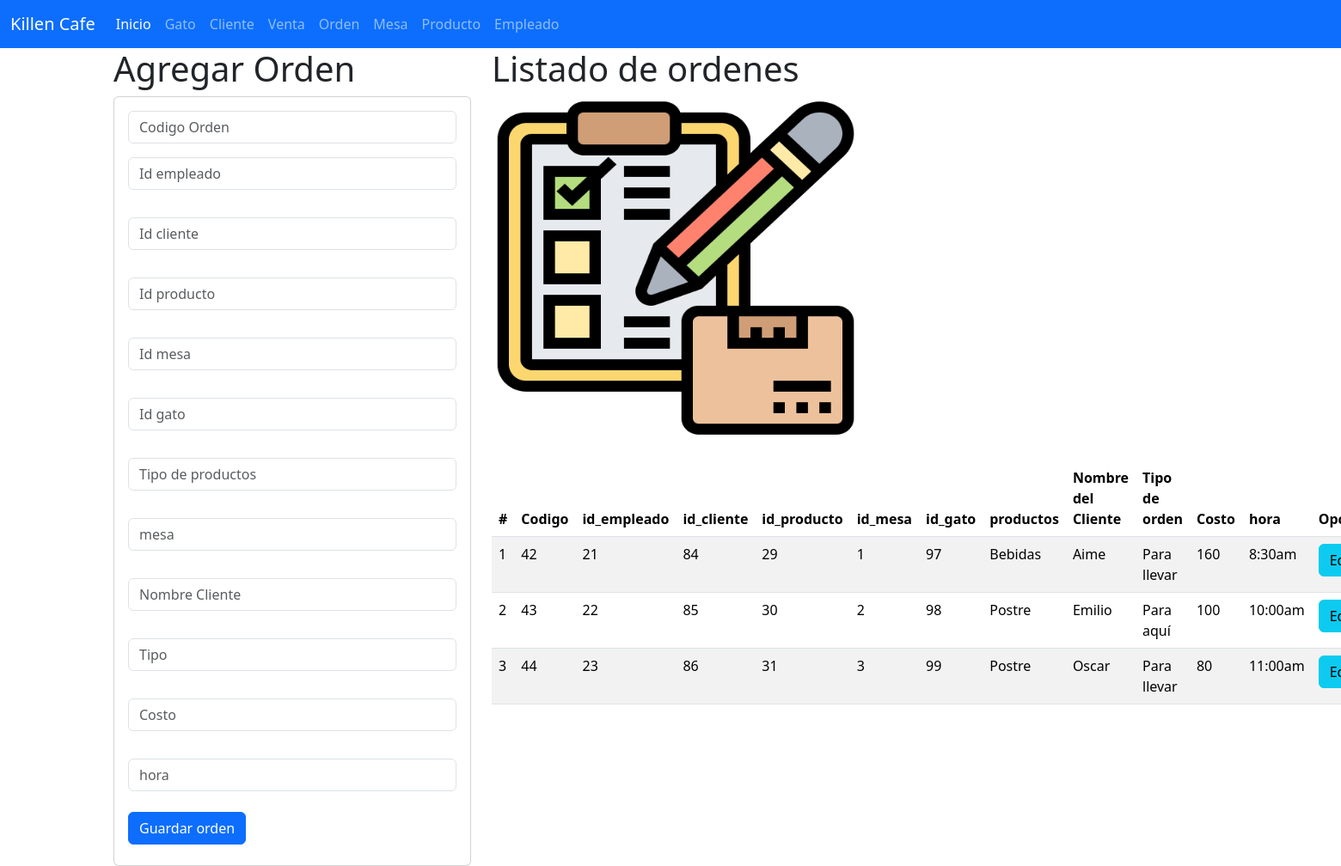
The app's page /Orden with its own data.
### orden_app/models.py (models this page shows, shortened)
class Orden(models.Model):
    id_orden=models.CharField(primary_key=True, max_length=6)
    id_empleado=models.IntegerField(null=True)
    id_cliente=models.IntegerField(null=True)
    id_producto=models.IntegerField(null=True)
    id_mesa=models.IntegerField(null=True)
    id_gato=models.IntegerField(null=True)
    productos=models.CharField(max_length=255)
    mesa=models.CharField(max_length=100)
    nom_cliente=models.CharField(max_length=100)
    tipo=models.CharField(max_length=100)
    costo=models.CharField(max_length=100)
    hora=models.CharField(max_length=12)

### orden_app/views.py (the view)
# urls.py: path('Orden', views.Inicio_vistaOrden, name='Orden'),
def Inicio_vistaOrden(request):
    lasordenes=Orden.objects.all()
    return render(request, 'gestionarOrden.html', {'misordenes' : lasordenes})

### orden_app/templates/gestionarOrden.html (shortened to what this page needs)
{% extends 'base.html'%}
{% block cuerpo %}
{% load static %}
<div class = "row">
    <div class = "col-sm-12 col-md-4 col-lg-4 col-xl-4">
    <h1>Agregar Orden</h1>
    <div class="card">
        <div class="card-body">
            <form action='registrarorden/' method='POST'> {% csrf_token %}
                <div class='form-group'>
                <input type="text" id="txtid_orden" name="txtid_orden" class="form-control"
                placeholder="Codigo Orden" minlenght="1" maxlenght="6" requiered>
                </div>
                <div class='form-group py-3'>
                    <input type="text" id="txtid_empleado" name="txtid_empleado" class="form-control"
                    placeholder="Id empleado" minlenght="1" maxlenght="100" requiered>
                    </div>
                <div class='form-group py-3'>
                    <input type="text" id="txtid_cliente" name="txtid_cliente" class="form-control"
                    placeholder="Id cliente" minlenght="1" maxlenght="100" requiered>
                    </div>
                <div class='form-group py-3'>
                    <input type="text" id="txtid_producto" name="txtid_producto" class="form-control"
                    placeholder="Id producto" minlenght="1" maxlenght="100" requiered>
                    </div>
                <div class='form-group py-3'>
                    <input type="text" id="txtid_mesa" name="txtid_mesa" class="form-control"
                    placeholder="Id mesa" minlenght="1" maxlenght="100" requiered>
                    </div>
                <div class='form-group py-3'>
                    <input type="text" id="txtid_gato" name="txtid_gato" class="form-control"
                    placeholder="Id gato" minlenght="1" maxlenght="100" requiered>
                    </div>
                <div class='form-group py-3'>
                <input type="text" id="txtproductos" name="txtproductos" class="form-control"
                placeholder="Tipo de productos" minlenght="1" maxlenght="100" requiered>
                </div>
                <div class='form-group py-3'>
                <input type="text" id="txtmesa" name="txtmesa" class="form-control"
                placeholder="mesa" minlenght="1" maxlenght="100" requiered>
                </div>
                <div class='form-group py-3'>
                <input type="text" id="txtnom_cliente" name="txtnom_cliente" class="form-control"
                placeholder="Nombre Cliente" minlenght="1" maxlenght="100" requiered>
                </div>
                <div class='form-group py-3'>
                <input type="text" id="txttipo" name="txttipo" class="form-control"
                placeholder="Tipo" minlenght="1" maxlenght="100" requiered>
                </div>
                <div class='form-group py-3'>
                <input type="text" id="txtcosto" name="txtcosto" class="form-control"
                placeholder="Costo" minlenght="1" maxlenght="100" requiered>
                </div>
                <div class='form-group py-3'>
                <input type="text" id="txthora" name="txthora" class="form-control"
                placeholder="hora" minlenght="1" maxlenght="100" requiered>
                </div>
                <div class='form-group py-2'>
                <button type="submit" class="btn btn-primary">Guardar orden</button>
                </div>
                </form>
        </div>
    </div>
    </div>
    <div class = "col-sm-12 col-md-8 col-lg-4 col-xl-8">
    <h1>Listado de ordenes</h1>
    <img class="w-50" src="{%static 'img/orden.jpg'%}" alt"luevano" width="400" height="400">
    <br>
    <br>
    <table class="table table-striped">
        <thead>
        <tr>
            <th scope="col">#</th>
            <th scope="col">Codigo</th>
            <th scope="col">id_empleado</th>
            <th scope="col">id_cliente</th>
            <th scope="col">id_producto</th>
            <th scope="col">id_mesa</th>
            <th scope="col">id_gato</th>
            <th scope="col">productos</th>
            <th scope="col">Nombre del Cliente</th>
            <th scope="col">Tipo de orden</th>
            <th scope="col">Costo</th>
            <th scope="col">hora</th>
            <th>Opciones</th>
        </tr>
        </thead>
        <tbody>
            {% for v in misordenes %}
            <tr>
                <td> {{forloop.counter}} </td>
                <td> {{v.id_orden}} </td>
                <td> {{v.id_empleado}} </td>
                <td> {{v.id_cliente}} </td>
                <td> {{v.id_producto}} </td>
                <td> {{v.id_mesa}} </td>
                <td> {{v.id_gato}} </td>
                <td> {{v.productos}} </td>
                <td> {{v.nom_cliente}} </td>
                <td> {{v.tipo}} </td>
                <td> {{v.costo}} </td>
                <td> {{v.hora}} </td>
                <td> <a href="seleccionarorden/{{v.id_orden}}" class="btn btn-info">Editar</a> </td>
            </tr>
            {% endfor %}
        </tbody>
    </table>
    </div>
{% endblock %}

### records on screen
Orden: id_orden "42", id_empleado "21", id_cliente "84", id_producto "29", id_mesa "1", id_gato "97", productos "Bebidas", nom_cliente "Aime", tipo "Para llevar", costo "160", hora "8:30am"
Orden: id_orden "43", id_empleado "22", id_cliente "85", id_producto "30", id_mesa "2", id_gato "98", productos "Postre", nom_cliente "Emilio", tipo "Para aquí", costo "100", hora "10:00am"
Orden: id_orden "44", id_empleado "23", id_cliente "86", id_producto "31", id_mesa "3", id_gato "99", productos "Postre", nom_cliente "Oscar", tipo "Para llevar", costo "80", hora "11:00am"
